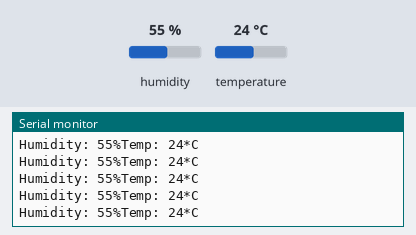
This sketch was run on a simulated Arduino Uno, built with avr-gcc and run on an emulated ATmega328P. Shown: the last lines printed to the serial monitor. The inputs (shaded band) are chosen by the test bench; at power-on: humidity 55 %, temperature 24 °C.

Above: at 4.8 s.
4.9 s: humidity set to 22 %
11.3 s: temperature set to 12 °C
At 12.0 s:
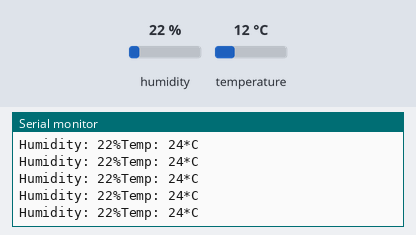
17.7 s: humidity set to 40 %
At 18.2 s:
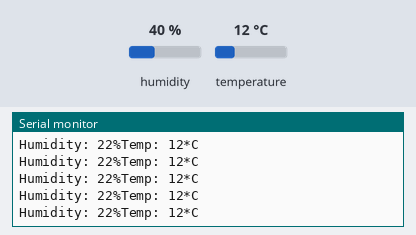
Timing chart, 0 to 20.7 s (numbered marks = the images above; inputs shaded):
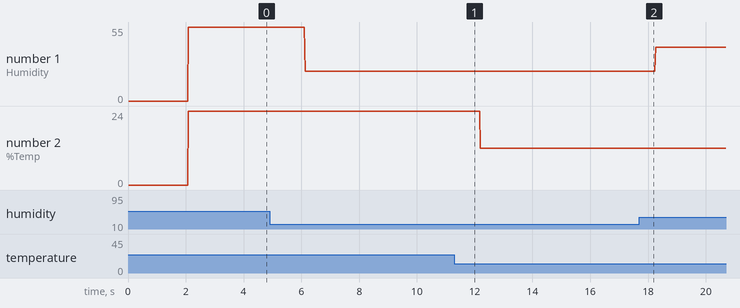

The sketch:

dht_test.ino
```cpp
#include <DHT.h>

#define DHTTYPE DHT22
#define DHTPIN  2

DHT dht(DHTPIN, DHTTYPE, 11); // 11 works fine for ESP8266

float humidity, temp_f;  // Values read from sensor
unsigned long previousMillis = 0;        // will store last temp was read
const long interval = 2000;              // interval at which to read sensor

void setup() {
  // put your setup code here, to run once:
  // You can open the Arduino IDE Serial Monitor window to see what the code is doing
  Serial.begin(9600);  // Serial connection from ESP-01 via 3.3v console cable
  dht.begin();           // initialize temperature sensor

  // Connect to WiFi network

  //Serial.println("");
  Serial.println("DHT Weather Reading Server");

}

void loop() {
  // put your main code here, to run repeatedly:
  gettemperature();
  Serial.print("Humidity: " + String((int)humidity) + "%");
  Serial.print("Temp: " + String((int)temp_f) + "*C\n");
}

void gettemperature() {
  // Wait at least 2 seconds seconds between measurements.
  // if the difference between the current time and last time you read
  // the sensor is bigger than the interval you set, read the sensor
  // Works better than delay for things happening elsewhere also
  unsigned long currentMillis = millis();

  if (currentMillis - previousMillis >= interval) {
    // save the last time you read the sensor
    previousMillis = currentMillis;

    // Reading temperature for humidity takes about 250 milliseconds!
    // Sensor readings may also be up to 2 seconds 'old' (it's a very slow sensor)
    humidity = dht.readHumidity();          // Read humidity (percent)
    temp_f = dht.readTemperature(false);     // Read temperature as Fahrenheit
    // Check if any reads failed and exit early (to try again).
    if (isnan(humidity) || isnan(temp_f)) {
      Serial.println("Failed to read from DHT sensor!");
      return;
    }
  }
}
```

Measured:
- plotted number 1: 55 → 22 after the input at 4.9 s, 22 → 40 after the input at 17.7 s
- plotted number 2: 24 → 12 after the input at 11.3 s
